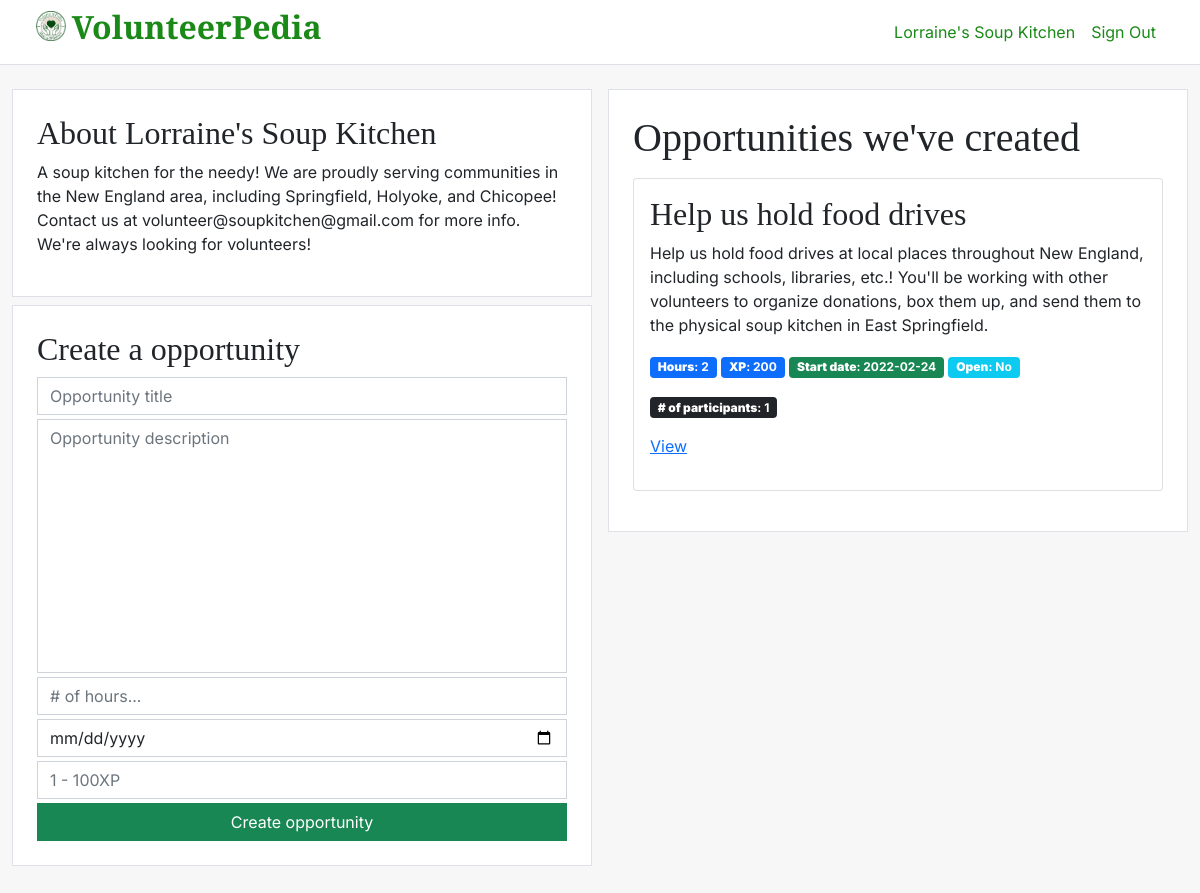
The app's page / (signed in), older data.
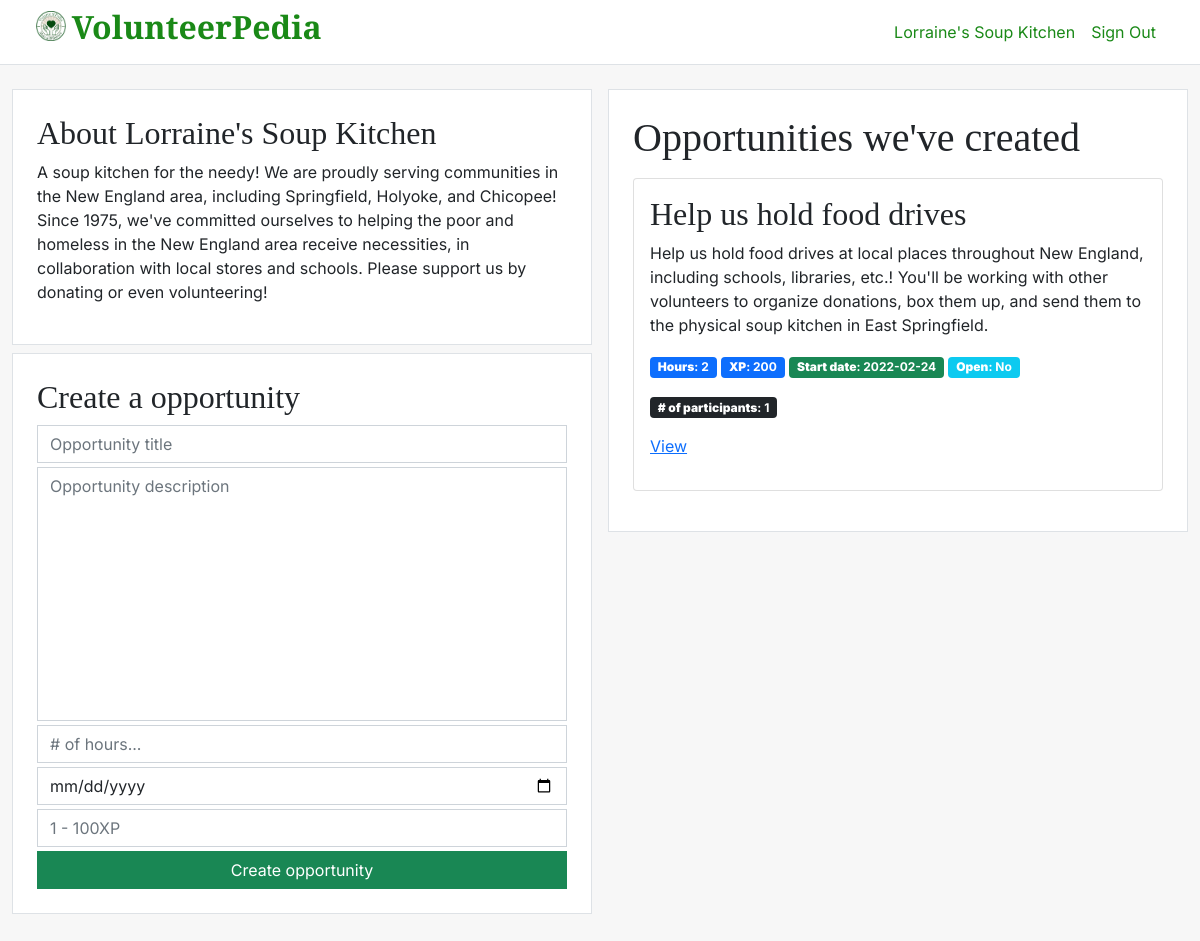
The same page, newer data.
### database.py (models this page shows)
class Organization(db.Model):
    __tablename__ = "organizations"
    id = db.Column(db.String, primary_key=True)
    name = db.Column(db.String(64), nullable=False, unique=True)
    description = db.Column(db.String(512), nullable=False)
    password = db.Column(db.String, nullable=False)
    events = db.relationship("Event", back_populates="organizer")

class Event(db.Model):
    __tablename__ = "events"
    id = db.Column(db.Integer, primary_key=True)
    title = db.Column(db.String(64), nullable=False)
    description = db.Column(db.String(512), nullable=False)
    hours = db.Column(db.SmallInteger, nullable=False)
    start_date = db.Column(db.Date, default=datetime.utcnow(), nullable=False)
    xp = db.Column(db.SmallInteger, nullable=False)
    ended = db.Column(db.Boolean, default=False, nullable=False)
    organization_id = db.Column(db.String, db.ForeignKey("organizations.id"), nullable=False)
    organizer = db.relationship("Organization", back_populates="events")
    participants = db.relationship("Participant", back_populates="event")

### routes/general.py (the view)
@blueprint.route("/")
def index():
    if logged_in_as_user():
        user = db.session.execute(
            select(User).where(User.id == session["id"])
        ).fetchone()[0]
        opportunities = db.session.execute(
            select(Event)
        ).fetchall()
        leaderboard = db.session.execute(
            select(User).order_by(User.xp.desc()).limit(15)
        ).fetchall()
        return render_template(
            "user-dashboard.html",
            name=user.username,
            email=user.email,
            xp=user.xp,
            joined_opportunities=user.events,
            opportunities=opportunities,
            leaderboard=leaderboard,
            leaderboard_position=5
        )
    elif logged_in_as_organization():
        organization = db.session.execute(
            select(Organization).where(Organization.id == session["id"])
        ).fetchone()[0]
        events = db.session.execute(
            select(Event).where(Event.organization_id == session["id"]).order_by(Event.start_date.desc())
        ).fetchall()
        return render_template("organization-dashboard.html", name=organization.name, description=organization.description, events=events)
    return redirect("/signin")

### app.py (called while the page is built)
@app.after_request
def after_request(response):
    response.headers["Cache-Control"] = "no-cache, no-store, must-revalidate"
    response.headers["Expires"] = 0
    response.headers["Pragma"] = "no-cache"
    return response

@app.context_processor
def context_processor():
    return {"sqrt": sqrt}

### helpers.py (called while the page is built)
def logged_in_as_user():
    if session.get("id") is None or session.get("password") is None:
        return False
    query = db.session.execute(
        select(User).where(User.id == session["id"])
    ).fetchone()
    if not query:
        return False
    elif not check_password_hash(query[0].password, session["password"]):
        return False
    return True

def logged_in_as_organization():
    if session.get("id") is None or session.get("password") is None:
        return False
    query = db.session.execute(
        select(Organization).where(Organization.id == session["id"])
    ).fetchone()
    if not query:
        return False
    elif not check_password_hash(query[0].password, session["password"]):
        return False
    return True

### templates/organization-dashboard.html (shortened to what this page needs)
{% extends "layout.html" %}
{% block styles %}
    <link href="{{ url_for('static', filename='dashboard.css') }}" rel="stylesheet"/>
{% endblock %}
{% block navbar %}
    <li class="nav-item">
        <a class="nav-link" href="#">{{ name }}</a>
    </li>
    <li class="nav-item">
        <a class="nav-link" href="{{ url_for('general.signout') }}">Sign Out</a>
    </li>
{% endblock %}
{% block body %}
    <div class="g-3 py-4 row h-100">
        <div class="col-lg-6">
            <div class="bg-white border mb-2 p-4">
                <h2>About {{ name }}</h2>
                <p>{{ description }}</p>
            </div>
            <div class="bg-white border mb-2 p-4">
                <h2 class="mb-2">Create a opportunity</h2>
                <form action="{{ url_for('events.create') }}" method="post">
                    <input class="form-control mb-1" autocomplete="off" name="title" type="text" placeholder="Opportunity title" required/>
                    <textarea rows="10" class="form-control mb-1" autocomplete="off" name="description" placeholder="Opportunity description" required></textarea>
                    <input class="form-control mb-1" pattern="[0-9.]+" type="text" placeholder="# of hours..." autocomplete="off" name="hours" required/>
                    <input class="form-control mb-1" name="start" type="date" placeholder="Start date..." required/>
                    <input class="form-control mb-1" pattern="[0-9]{1,3}" type="text" placeholder="1 - 100XP" autocomplete="off" name="xp" required/>
                    <button class="btn btn-success d-block w-100" type="submit">Create opportunity</button>
                </form>
            </div>
        </div>
        <div class="col-lg-6">
            <div class="bg-white border mb-2 p-4">
                <h1>Opportunities we've created</h1>
                {% if events | length %}
                    {% for event in events %}
                        <div class="card my-3">
                            <div class="card-body">
                                <h2>{{ event[0].title }}</h2>
                                <p>{{ event[0].description }}</p>
                                <p class="badge bg-primary"><b>Hours</b>: {{ event[0].hours }}</p>
                                <p class="badge bg-primary"><b>XP</b>: {{ event[0].xp }}</p>
                                <p class="badge bg-success"><b>Start date</b>: {{ event[0].start_date }}</p>
                                <p class="badge bg-info"><b>Open</b>: {{ "No" if event[0].ended else "Yes" }}</p>
                                <p class="badge bg-dark"><b># of participants</b>: {{ event[0].participants | length }}</p>
                                <p><a href="{{ url_for('events.opportunity', id=event[0].id) }}">View</a></p>
                            </div>
                        </div>
                    {% endfor %}
                {% else %}
                    <h2>No opportunities created...yet.</h2>
                {% endif %}
            </div>
        </div>
    </div>
{% endblock %}

### templates/layout.html (shortened to what this page needs)
<!DOCTYPE html>
<html lang="en" dir="ltr">
    <head>
        <link href="https://cdn.jsdelivr.net/npm/bootstrap@5.1.3/dist/css/bootstrap.min.css" rel="stylesheet"/>
        <link href="{{ url_for('static', filename='styles.css') }}" rel="stylesheet"/>
        {% block styles %}{% endblock %}
    </head>
    <body class="h-100">
        <div class="container-fluid h-100">
            <div class="row sticky-top">
                <nav class="bg-white border-bottom navbar navbar-expand-lg navbar-light">
                    <div class="container-fluid">
                        <a class="navbar-brand" href="settings.html" id="logo">
                            <img class="align-top" src="{{ url_for('static', filename='logo.png') }}"/>
                            <span>VolunteerPedia</span>
                        </a>
                        <div class="collapse navbar-collapse d-lg-flex flex-row-reverse" id="menu">
                            <ul class="navbar-nav">
                                {% block navbar %}{% endblock %}
                            </ul>
                        </div>
                    </div>
                </nav>
            </div>
            {% block body %}{% endblock %}
        </div>
    </body>
</html>

### static/styles.css (style rules this page uses)
:root { --main-theme-color: rgb(26, 137, 23); }
body, html { font-family: "Inter", sans-serif; min-height: 100%; }
h1, h2, h3, h4, h5, h6 { font-family: "EB Garamond", serif; }
.navbar { line-height: 2rem; }
.navbar-brand span { color: var(--main-theme-color); font-family: "EB Garamond", serif; font-weight: 800; font-size: 2rem !important; }
@media screen and (min-width: 991.98px) { .navbar .navbar-brand { font-size: 1.25rem !important; padding-top: 0 !important; } }
.navbar .nav-link { color: var(--main-theme-color) !important; }
.navbar-brand img { width: 30px; }
input, button, textarea { border-radius: 0 !important; }
textarea { resize: none; }

### static/dashboard.css (style rules this page uses)
body { background-color: #f7f7f7; }

Row changes from the older to the newer data that the page shows:
changed Organization "Lorraine's Soup Kitchen": description "…Springfield, Holyoke, and Chicopee! Contact us at volunteer@soupkitchen@gmail.com for more info. We're always looking for volunteers!" → "…Springfield, Holyoke, and Chicopee! Since 1975, we've committed ourselves to helping the poor and homeless in the New England area receive necessities, in collaboration with local stores and schools. Please support us by donating or even volunteering!"
